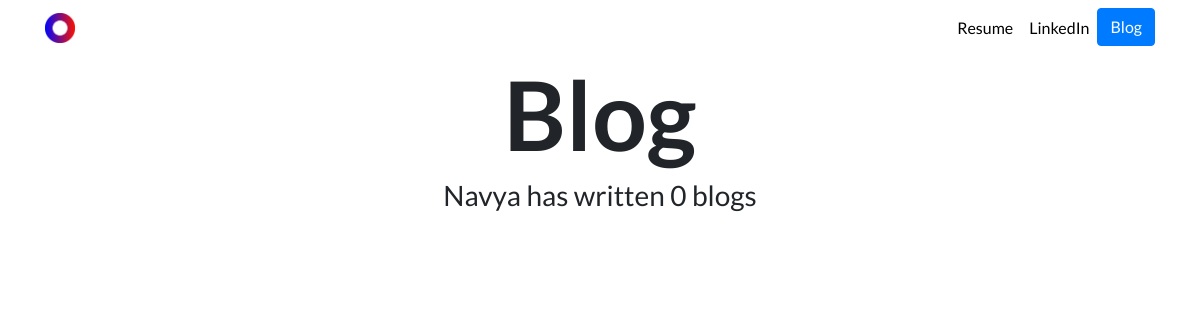
The page /blog/ on the database as committed earlier.
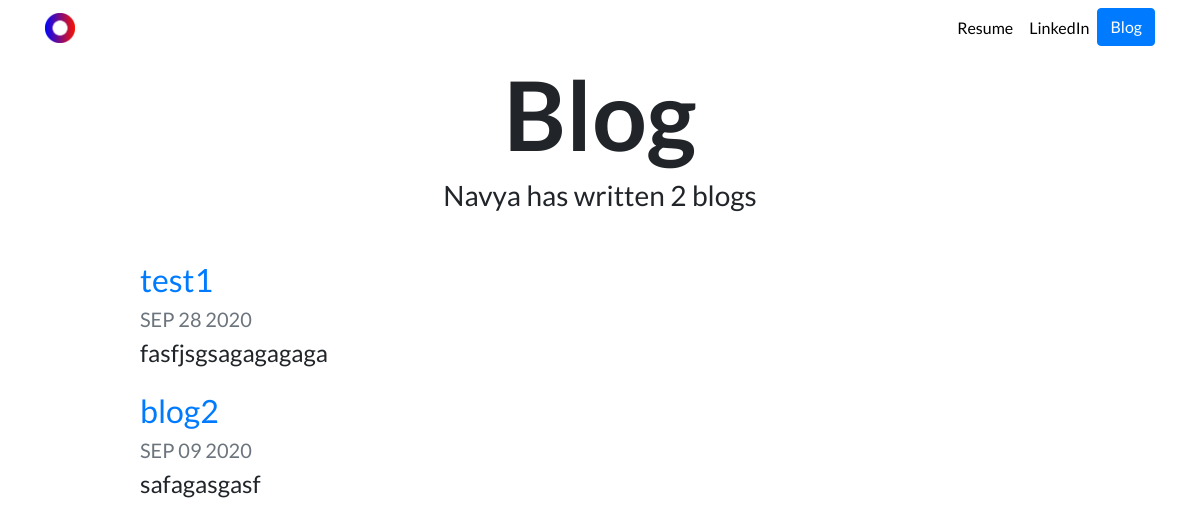
The same page on the database as committed later.
### blog/models.py (models this page shows)
class Blog(models.Model):
    title = models.CharField(max_length=200)
    description = models.TextField()
    date = models.DateField()

### blog/views.py (the view)
# urls.py: path('', views.all_blogs, name='all_blogs'),
def all_blogs(request):
    blogs = Blog.objects.all()
    return render(request, 'blog/all_blogs.html', {'blogs': blogs})

### blog/templates/blog/all_blogs.html
{% extends "portfolio/base.html" %}
{% load static %}
{% block content %}
<h1 id="blogtitle" class="font-weight-bold text-center">Blog</h1>
<h3 class="text-center mb-5">Navya has written {{ blogs.count }} blog{{ blogs.count|pluralize }}</h3>
{% for blog in blogs %}
<div class="row justify-content-center my-3">
  <div class="col-md-10">
    <a href="{% url 'blog:detail' blog.id %}">
      <h2>{{ blog.title }}</h2>
    </a>
    <h5 class="text-muted">{{ blog.date|date:'M d Y'|upper }}</h5>
    <h4>{{ blog.description|striptags|truncatechars:100 }}</h4>
  </div>
</div>
{% endfor %}
{% endblock %}

Rows that differ between the two databases and show on the page:
added Blog: title "test1", date "SEP 28 2020", description "fasfjsgsagagagaga"
added Blog: title "blog2", date "SEP 09 2020", description "safagasgasf"
Other text that changed with them:
{{ blogs.count }}: "0" → "2"
